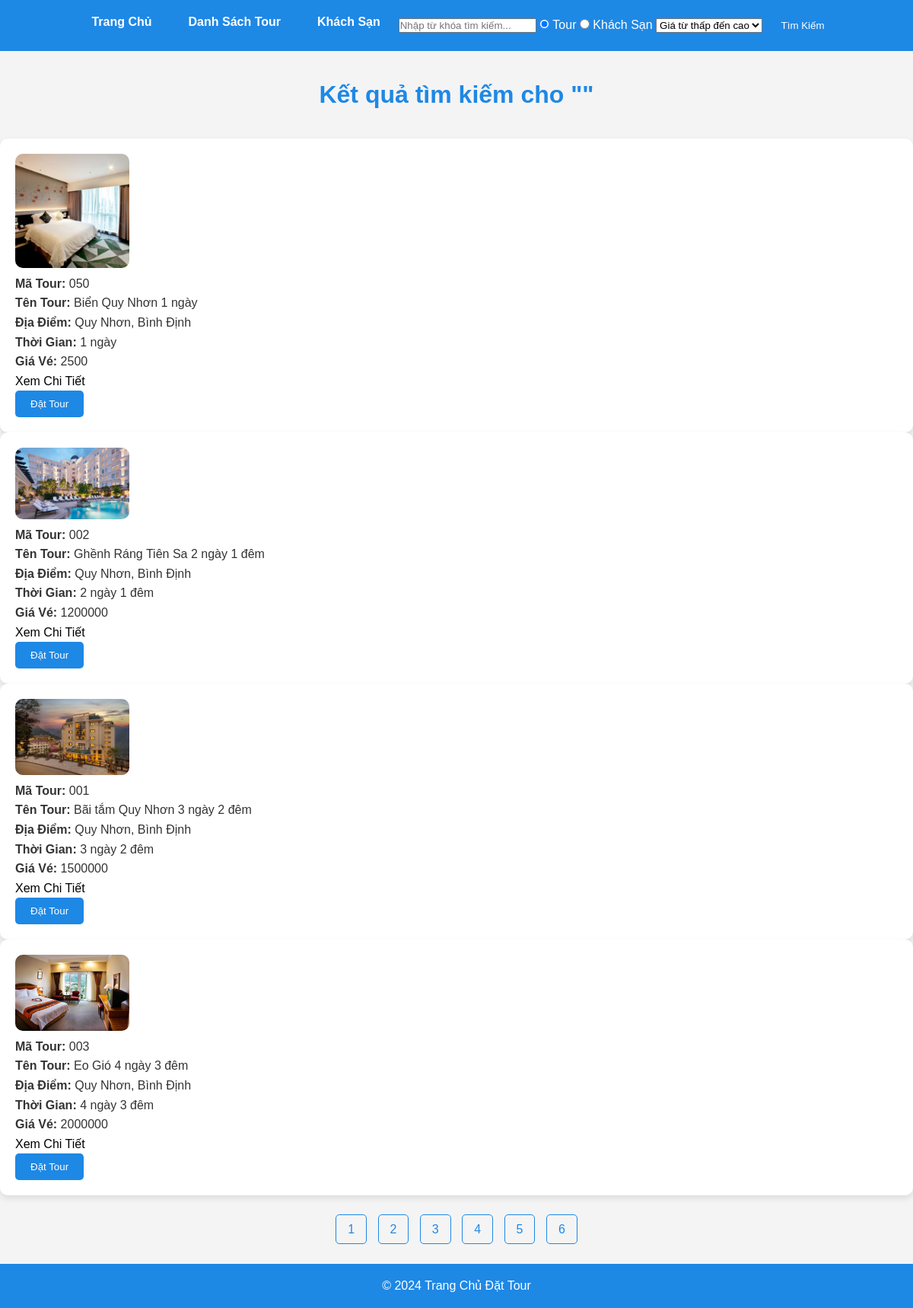
Page /timkiem.php on the committed database.
### tables this page shows
CREATE TABLE `tours` (
  `matour` varchar(20) NOT NULL,
  `tentour` varchar(100) NOT NULL,
  `diadiem` varchar(100) NOT NULL,
  `thoigian` varchar(50) NOT NULL,
  `giave` int(11) NOT NULL,
  `hinhanh` varchar(255) NOT NULL
);

### timkiem.php (the view, shortened to what this page needs)
<?php
include 'db.php';
$keyword = isset($_GET['keyword']) ? $_GET['keyword'] : '';
$filter = isset($_GET['filter']) ? $_GET['filter'] : 'tour';
$sort_order = isset($_GET['sort_order']) ? $_GET['sort_order'] : 'asc';
$itemsPerPage = 4;
$keyword = $conn->real_escape_string($keyword);
$sort_order = ($sort_order === 'desc') ? 'DESC' : 'ASC';
$currentPage = isset($_GET['page']) ? (int)$_GET['page'] : 1;
$offset = ($currentPage - 1) * $itemsPerPage;
if ($filter === 'tour') {
    $countSql = "SELECT COUNT(*) as total FROM tours WHERE tentour LIKE '%$keyword%' OR diadiem LIKE '%$keyword%'";
    $sql = "SELECT * FROM tours WHERE tentour LIKE '%$keyword%' OR diadiem LIKE '%$keyword%' ORDER BY giave $sort_order LIMIT $itemsPerPage OFFSET $offset";
} else {
    $countSql = "SELECT COUNT(*) as total FROM khachsan WHERE tenkhachsan LIKE '%$keyword%' OR diachi LIKE '%$keyword%'";
    $sql = "SELECT * FROM khachsan WHERE tenkhachsan LIKE '%$keyword%' OR diachi LIKE '%$keyword%' ORDER BY giaphong $sort_order LIMIT $itemsPerPage OFFSET $offset";
}
$countResult = $conn->query($countSql);
$totalItems = $countResult->fetch_assoc()['total'];
$totalPages = ceil($totalItems / $itemsPerPage);
$result = $conn->query($sql);
?>
<!DOCTYPE html>
<html lang="en">
<head>
    <link rel="stylesheet" href="css/csstrangchu.css">
</head>
<body>
<header>
    <nav>
        <ul>
            <li><a href="index.php">Trang Chủ</a></li>
            <li><a href="tours.php">Danh Sách Tour</a></li>
            <li><a href="khachsan.php">Khách Sạn</a></li>
            <form action="timkiem.php" method="GET">
                    <input type="text" name="keyword" placeholder="Nhập từ khóa tìm kiếm..." required>
                    <label><input type="radio" name="filter" value="tour" checked> Tour</label>
                    <label><input type="radio" name="filter" value="khachsan"> Khách Sạn</label>
                    <select name="sort_order">
                        <option value="asc">Giá từ thấp đến cao</option>
                    </select>
                    <button type="submit">Tìm Kiếm</button>
                </form>
        </ul>
    </nav>
</header>
<h1>Kết quả tìm kiếm cho "<?php echo htmlspecialchars($keyword); ?>"</h1>
<div class="result-grid">
    <?php
    if ($result->num_rows > 0) {
        while ($row = $result->fetch_assoc()) {
            if ($filter === 'tour') {
                echo "<div class='tour-item'>";
                echo "<img class='avatar' src='" . $row["hinhanh"] . "' alt='Hình Ảnh Tour' style='width: 150px; height: auto;'>";
                echo "<p><strong>Mã Tour:</strong> " . $row["matour"] . "</p>";
                echo "<p><strong>Tên Tour:</strong> " . $row["tentour"] . "</p>";
                echo "<p><strong>Địa Điểm:</strong> " . $row["diadiem"] . "</p>";
                echo "<p><strong>Thời Gian:</strong> " . $row["thoigian"] . "</p>";
                echo "<p><strong>Giá Vé:</strong> " . $row["giave"] . "</p>";
                echo '<p><a href="chitiettour.php?matour=' . $row["matour"] . '">Xem Chi Tiết</a></p>';
                echo "<button onclick=\"window.location.href='dattour.php?matour=" . $row["matour"] . "'\">Đặt Tour</button>";
                echo "</div>";
            }
        }
    } else {
        echo "<p>Không tìm thấy kết quả nào</p>";
    }
    ?>
</div>
<div class="pagination">
    <?php for ($i = 1; $i <= $totalPages; $i++): ?>
        <a href="?keyword=<?php echo urlencode($keyword); ?>&filter=<?php echo $filter; ?>&sort_order=<?php echo $sort_order; ?>&page=<?php echo $i; ?>"><?php echo $i; ?></a>
    <?php endfor; ?>
</div>
<footer>
    <p>&copy; 2024 Trang Chủ Đặt Tour</p>
</footer>
</body>
</html>

### css/csstrangchu.css (style rules this page uses)
* { margin: 0; padding: 0; box-sizing: border-box; }
body { font-family: Arial, sans-serif; line-height: 1.6; background-color: #f4f4f4; color: #333; }
header { background-color: #1e88e5; color: white; padding: 1rem 0; }
header nav ul { list-style: none; display: flex; justify-content: center; }
header nav ul li { margin: 0 1.5rem; }
header nav ul li a { color: white; text-decoration: none; font-weight: bold; transition: color 0.3s ease; }
h1, h2 { text-align: center; margin: 2rem 0; color: #1e88e5; }
a { color: black; text-decoration: none; }
.tour-item, .hotel-item { width: 100%; background-color: white; padding: 20px; border-radius: 10px; box-shadow: 0 4px 8px rgba(0, 0, 0, 0.1); transition: transform 0.3s ease, box-shadow 0.3s ease; }
.tour-item img, .hotel-item img { width: 100%; height: auto; border-radius: 10px; }
button { background-color: #1e88e5; color: white; border: none; padding: 10px 20px; border-radius: 5px; cursor: pointer; transition: background-color 0.3s ease; }
.pagination { text-align: center; margin: 2rem 0; }
.pagination a { margin: 0 5px; padding: 10px 15px; border: 1px solid #1e88e5; color: #1e88e5; text-decoration: none; border-radius: 5px; transition: background-color 0.3s ease, color 0.3s ease; }
.avatar { border-radius: 50%; }
footer { text-align: center; padding: 1rem 0; background-color: #1e88e5; color: white; }

### timkiem.php (style rules this page uses)
.pagination a { margin: 0 5px; text-decoration: none; }

### rows in the picture
tours: hinhanh (picture), matour "050", tentour "Biển Quy Nhơn 1 ngày", diadiem "Quy Nhơn, Bình Định", thoigian "1 ngày", giave "2500"
tours: hinhanh (picture), matour "002", tentour "Ghềnh Ráng Tiên Sa 2 ngày 1 đêm", diadiem "Quy Nhơn, Bình Định", thoigian "2 ngày 1 đêm", giave "1200000"
tours: hinhanh (picture), matour "001", tentour "Bãi tắm Quy Nhơn 3 ngày 2 đêm", diadiem "Quy Nhơn, Bình Định", thoigian "3 ngày 2 đêm", giave "1500000"
tours: hinhanh (picture), matour "003", tentour "Eo Gió 4 ngày 3 đêm", diadiem "Quy Nhơn, Bình Định", thoigian "4 ngày 3 đêm", giave "2000000"
